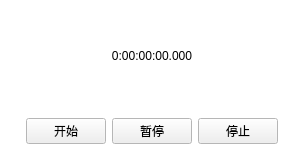
<?xml version="1.0" encoding="UTF-8"?>
<ui version="4.0">
 <class>ByyScreenRecordWidget</class>
 <widget class="QWidget" name="ByyScreenRecordWidget">
  <property name="geometry">
   <rect>
    <x>0</x>
    <y>0</y>
    <width>304</width>
    <height>155</height>
   </rect>
  </property>
  <property name="palette">
   <palette>
    <active>
     <colorrole role="Base">
      <brush brushstyle="SolidPattern">
       <color alpha="255">
        <red>255</red>
        <green>255</green>
        <blue>255</blue>
       </color>
      </brush>
     </colorrole>
     <colorrole role="Window">
      <brush brushstyle="SolidPattern">
       <color alpha="255">
        <red>255</red>
        <green>255</green>
        <blue>255</blue>
       </color>
      </brush>
     </colorrole>
    </active>
    <inactive>
     <colorrole role="Base">
      <brush brushstyle="SolidPattern">
       <color alpha="255">
        <red>255</red>
        <green>255</green>
        <blue>255</blue>
       </color>
      </brush>
     </colorrole>
     <colorrole role="Window">
      <brush brushstyle="SolidPattern">
       <color alpha="255">
        <red>255</red>
        <green>255</green>
        <blue>255</blue>
       </color>
      </brush>
     </colorrole>
    </inactive>
    <disabled>
     <colorrole role="Base">
      <brush brushstyle="SolidPattern">
       <color alpha="255">
        <red>255</red>
        <green>255</green>
        <blue>255</blue>
       </color>
      </brush>
     </colorrole>
     <colorrole role="Window">
      <brush brushstyle="SolidPattern">
       <color alpha="255">
        <red>255</red>
        <green>255</green>
        <blue>255</blue>
       </color>
      </brush>
     </colorrole>
    </disabled>
   </palette>
  </property>
  <property name="windowTitle">
   <string>录像</string>
  </property>
  <property name="autoFillBackground">
   <bool>true</bool>
  </property>
  <layout class="QVBoxLayout" name="verticalLayout">
   <property name="leftMargin">
    <number>0</number>
   </property>
   <property name="topMargin">
    <number>0</number>
   </property>
   <property name="rightMargin">
    <number>0</number>
   </property>
   <item>
    <widget class="QLabel" name="label">
     <property name="text">
      <string>0:00:00:00.000</string>
     </property>
     <property name="alignment">
      <set>Qt::AlignCenter</set>
     </property>
    </widget>
   </item>
   <item>
    <layout class="QHBoxLayout" name="horizontalLayout">
     <item>
      <spacer name="horizontalSpacer">
       <property name="orientation">
        <enum>Qt::Horizontal</enum>
       </property>
       <property name="sizeHint" stdset="0">
        <size>
         <width>40</width>
         <height>20</height>
        </size>
       </property>
      </spacer>
     </item>
     <item>
      <widget class="QPushButton" name="pushButton">
       <property name="text">
        <string>开始</string>
       </property>
      </widget>
     </item>
     <item>
      <widget class="QPushButton" name="pushButton_2">
       <property name="text">
        <string>暂停</string>
       </property>
      </widget>
     </item>
     <item>
      <widget class="QPushButton" name="pushButton_3">
       <property name="text">
        <string>停止</string>
       </property>
      </widget>
     </item>
     <item>
      <spacer name="horizontalSpacer_2">
       <property name="orientation">
        <enum>Qt::Horizontal</enum>
       </property>
       <property name="sizeHint" stdset="0">
        <size>
         <width>40</width>
         <height>20</height>
        </size>
       </property>
      </spacer>
     </item>
    </layout>
   </item>
  </layout>
 </widget>
 <layoutdefault spacing="6" margin="11"/>
 <resources/>
 <connections/>
</ui>
